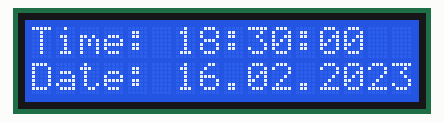
The sketch below on a simulated Arduino Uno, built with avr-gcc and run on an emulated ATmega328P. Shown: 16×2 character LCD. The local clock reads 2024-03-15 10:24:30 at power-on unless the sketch sets it; what the sketch prints to the serial monitor is not drawn.

Above: at 0.2 s.
At 4.3 s:
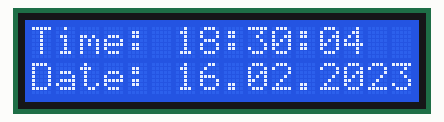
At 9.4 s:
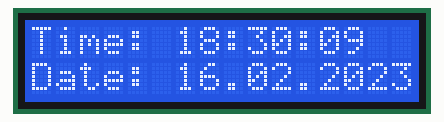
At 18.7 s:
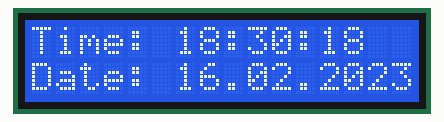
At 27.9 s:
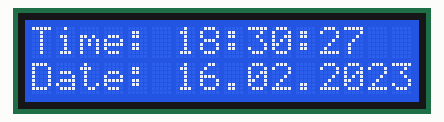
At 38.2 s:
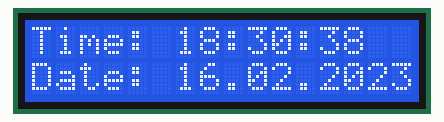

Measured:
- what the display in image 1 shows lasts 1.0 s, from 4.2 s to 5.2 s

The sketch:

test1.ino
```cpp
#include <Wire.h>
#include <LiquidCrystal_I2C.h>
LiquidCrystal_I2C lcd(0x27,16,2); //I2C của LCD là 0x27, LCD 16x02
#include <DS3231.h>

DS3231  rtc(SDA, SCL);

void setup()
{
  Serial.begin(115200);
  Wire.begin();//Khởi tạo I2C

  lcd.backlight();  //Mở đèn LCD
  lcd.begin();  //Khởi động LCD
  lcd.setCursor(0,0);
  lcd.print("Time:");
  lcd.setCursor(0,1);
  lcd.print("Date:");

  // Tạo rtc
  rtc.begin();

  rtc.setDOW(SATURDAY);     // Cài đặt thứ trong tuần
  rtc.setTime(18, 30, 00);     // Cài đặt giờ, phút, giây (24)
  rtc.setDate(16, 2, 2023);   // Ngày, tháng, năm
}

void loop()
{
  // Thứ
  Serial.print(rtc.getDOWStr());
  Serial.print(" ");

  // Ngày, tháng, năm
  Serial.print(rtc.getDateStr());
  Serial.print(" -- ");
  lcd.setCursor(6,1);
  lcd.print(rtc.getDateStr());

  // giờ, phút, giây
  Serial.println(rtc.getTimeStr());
  lcd.setCursor(6,0);
  lcd.print(rtc.getTimeStr());
  delay (1000);
}
```
